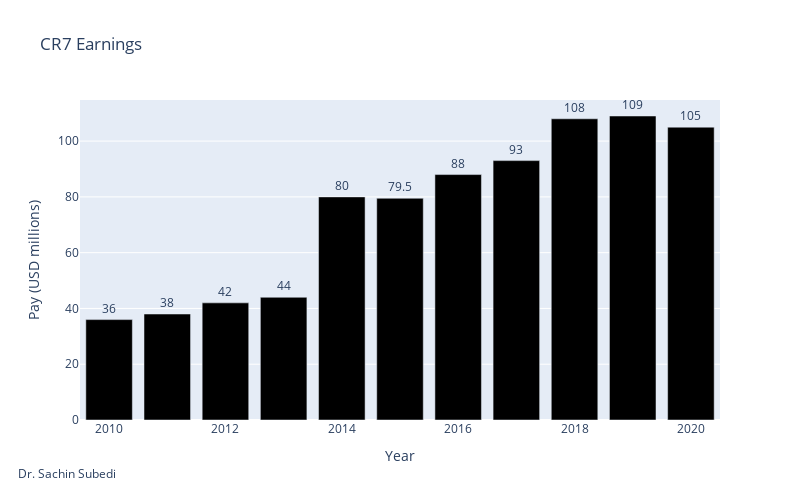

Source (notebook cell):
### Code cell
# Bar plot of Cristiano Ronaldo earing from 2010 to 2020
fig = px.bar(
    Cr2,
    x = "Year",
    y = "CR7",
    title= "CR7 Earnings",
    text='CR7',
   color_discrete_sequence=["black"], 
    height=500,
    width=800)

fig.update_traces(texttemplate='%{text:.2.5s}', textposition='outside')
fig.update_layout(uniformtext_minsize=8, uniformtext_mode='hide')


fig.update_layout(
    annotations=[
        dict(
            x=-0.1,
            y=-0.2,
            showarrow=False,
            text="Dr. Sachin Subedi",
            xref="paper",
            yref="paper",
            )
            ,   
    ],

)

fig.update_xaxes(title_text="Year")

fig.update_yaxes(title_text="Pay (USD millions)")
fig.show()

### Figure 1 — Plotly figure (JSON) as saved in the notebook; plotly's stock layout.template omitted (floating-point values rounded to 4 significant figures)
{"data": [{"alignmentgroup": "True", "hovertemplate": "Year=%{x}<br>CR7=%{text}<extra></extra>", "legendgroup": "", "marker": {"color": "black", "pattern": {"shape": ""}}, "name": "", "offsetgroup": "", "orientation": "v", "showlegend": false, "text": [36, 38, 42, 44, 80, 79.5, 88, 93, 108, 109, 105], "textposition": "outside", "texttemplate": "%{text:.2.5s}", "type": "bar", "x": [2010, 2011, 2012, 2013, 2014, 2015, 2016, 2017, 2018, 2019, 2020], "xaxis": "x", "y": [36, 38, 42, 44, 80, 79.5, 88, 93, 108, 109, 105], "yaxis": "y"}], "layout": {"annotations": [{"showarrow": false, "text": "Dr. Sachin Subedi", "x": -0.1, "xref": "paper", "y": -0.2, "yref": "paper"}], "barmode": "relative", "height": 500, "legend": {"tracegroupgap": 0}, "title": {"text": "CR7 Earnings"}, "uniformtext": {"minsize": 8, "mode": "hide"}, "width": 800, "xaxis": {"anchor": "y", "domain": [0, 1], "title": {"text": "Year"}}, "yaxis": {"anchor": "x", "domain": [0, 1], "title": {"text": "Pay (USD millions)"}}}}
